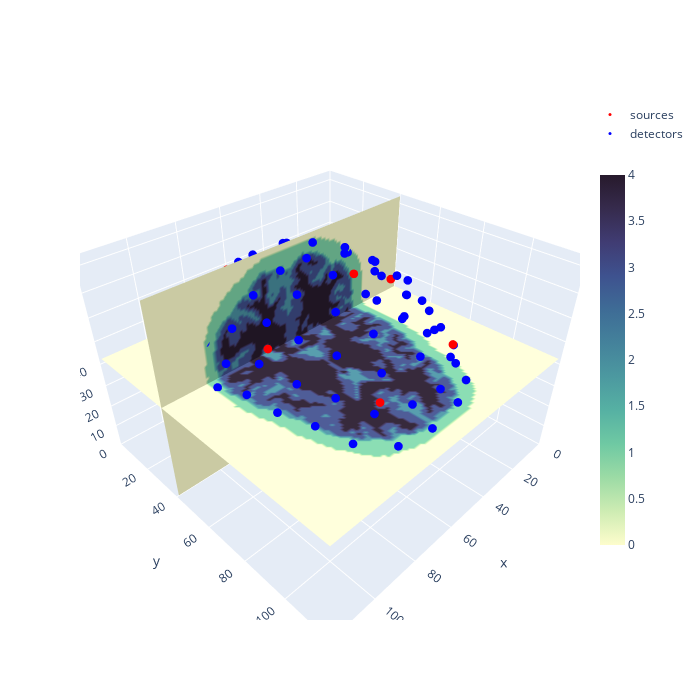

The code cell stored with this chart in its notebook:
### Code cell
# transform anatomical segmentation into a given session (id: '21' to '30') and run (id: '01' to '12')
seg_transformed, geom_transformed = subj.transform(sessionID='21', runID='01')
subj.display_setup(seg_transformed, geom_transformed)
